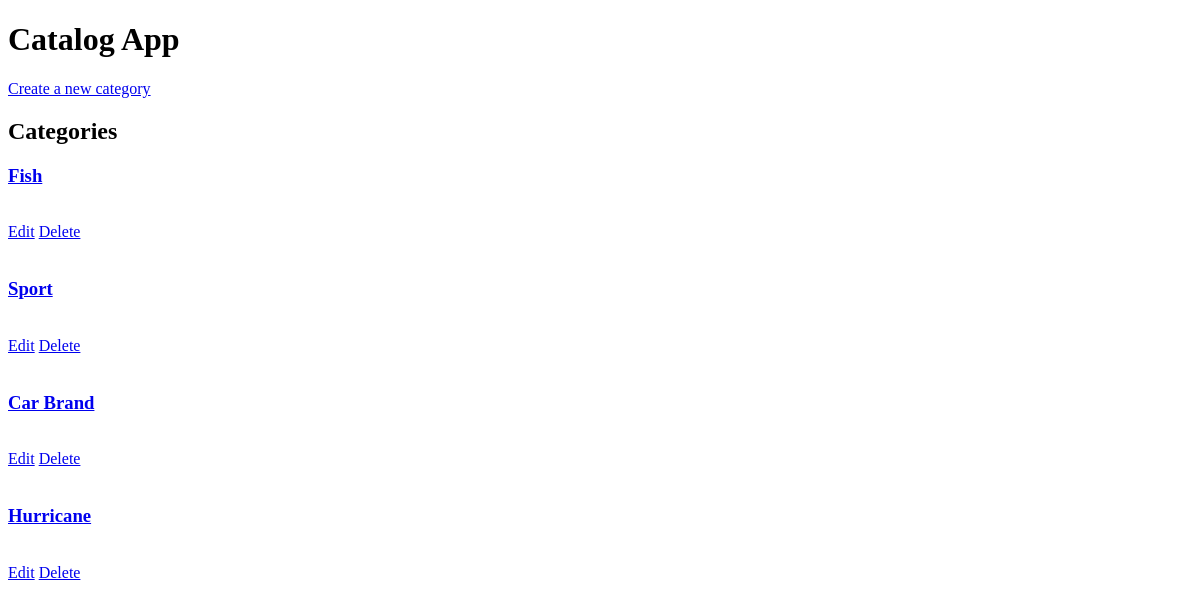
Before: / with the older database file.
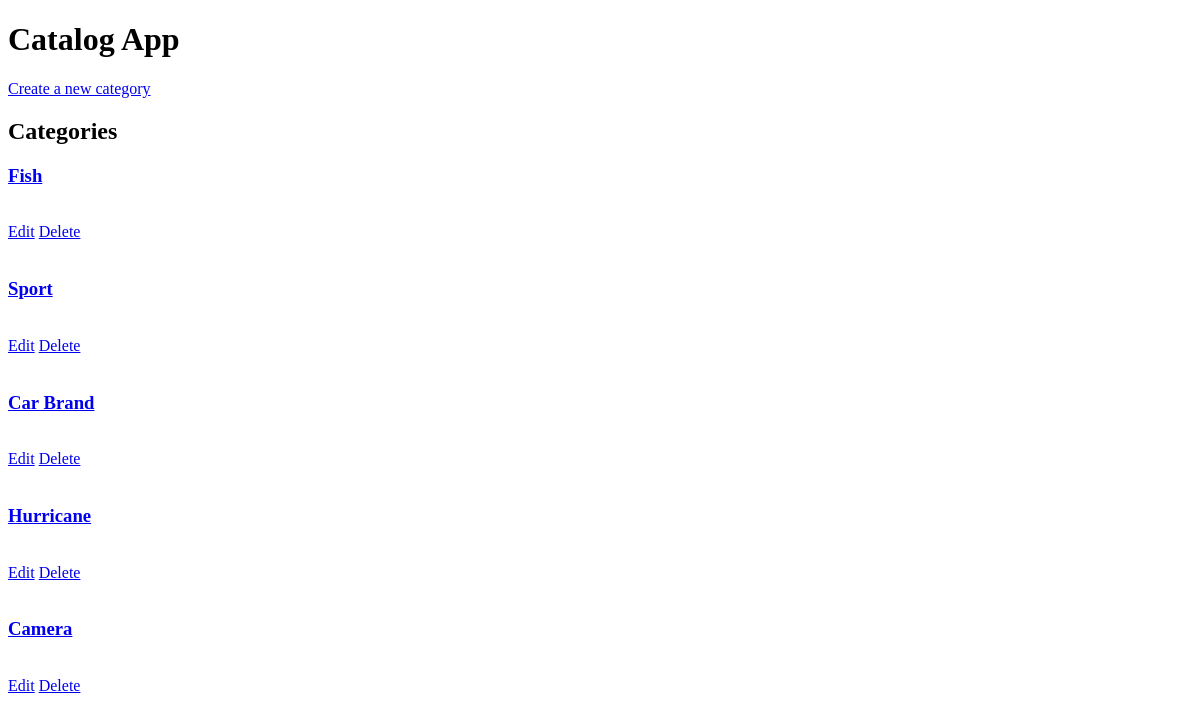
After: the same page with the newer database file.
### project4/database_setup.py (models this page shows, shortened)
class Category(Base):
    __tablename__ = 'category'
    id = Column(Integer, primary_key=True)
    name = Column(String(250), nullable=False)

### project4/project4.py (the view)
@app.route('/')
def showCategories():
    DBSession = sessionmaker(bind=engine)
    session = DBSession()
    categories = session.query(Category).all()
    return render_template('index.html', categories=categories)

### project4/templates/index.html (shortened to what this page needs)
<!DOCTYPE html>
<html>
<head>
</head>
<body>
    <h1>Catalog App</h1>
    <a href="/new_category/">Create a new category</a>
    <h2>Categories</h2>
    {% for i in categories %}
    <a href='{{url_for('showItems', category_id = i.id)}}'>
        <h3>{{i.name}}</h3>
    </a>
    <a href='{{url_for('editCategory', category_id = i.id)}}'>Edit</a>
    <a href='{{url_for('deleteCategory', category_id = i.id)}}'>Delete</a>
    {% endfor %}
</body>
</html>

Changed rows visible on the page:
added Category: name "Camera"
